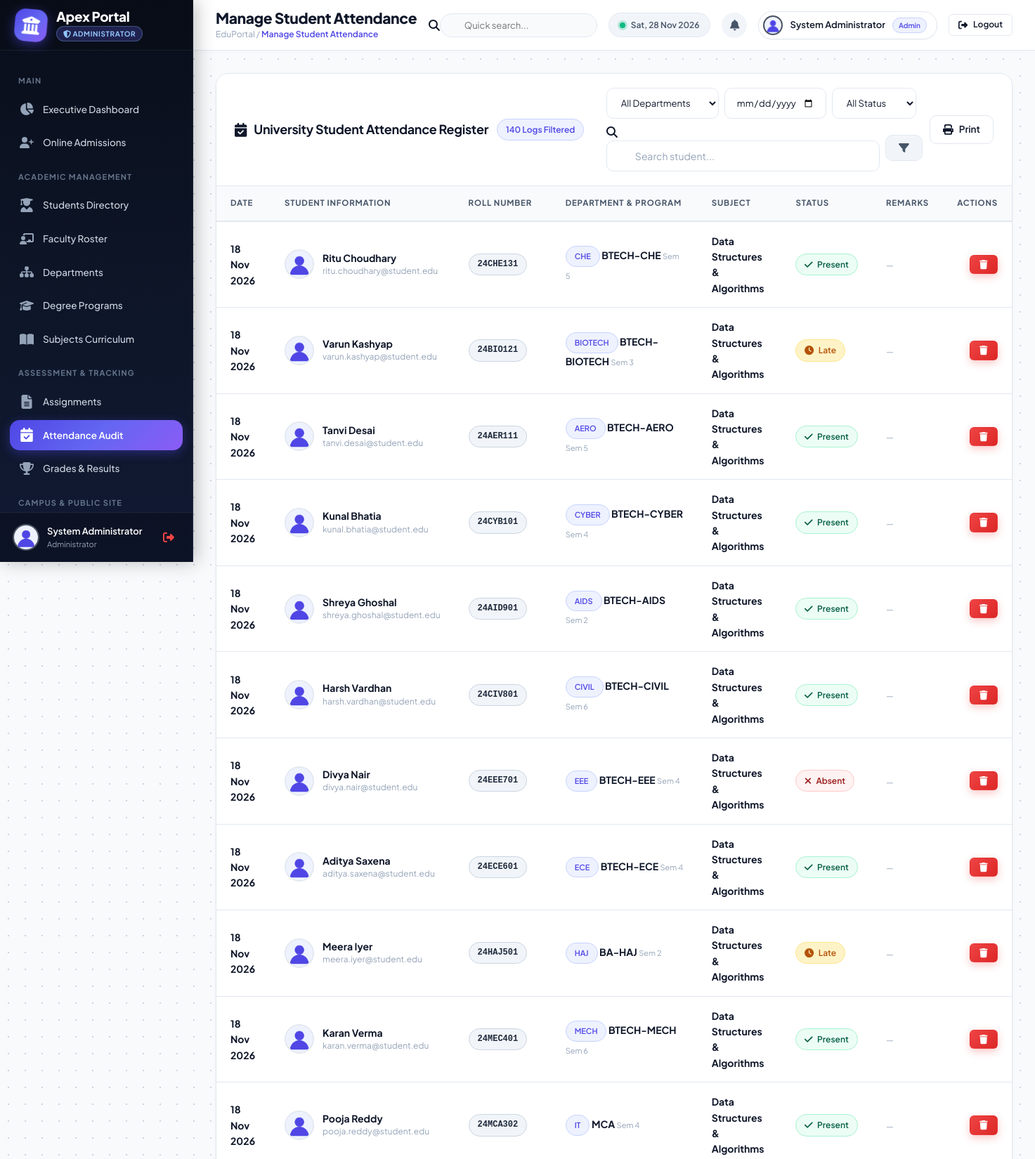
Screenshot of /admin/manage_attendance.php (signed in, upper part) with the database file from the repository.
### tables this page shows
CREATE TABLE `attendance` (
  `attendance_id` INT AUTO_INCREMENT PRIMARY KEY,
  `student_id` INT NOT NULL,
  `subject_id` INT DEFAULT 1,
  `course_id` INT NOT NULL,
  `attendance_date` DATE DEFAULT NULL,
  `date` DATE NOT NULL,
  `status` ENUM('Present','Absent','Late') NOT NULL DEFAULT 'Present',
  `marked_by` INT DEFAULT NULL,
  `created_at` TIMESTAMP DEFAULT CURRENT_TIMESTAMP,
  CONSTRAINT `fk_sp_att_student` FOREIGN KEY (`student_id`) REFERENCES `students` (`student_id`) ON DELETE CASCADE
);

CREATE TABLE `users` (
  `id` INT AUTO_INCREMENT PRIMARY KEY,
  `name` VARCHAR(120) NOT NULL,
  `email` VARCHAR(120) NOT NULL UNIQUE,
  `password` VARCHAR(255) NOT NULL,
  `role` ENUM('admin', 'faculty', 'student') NOT NULL DEFAULT 'student',
  `profile_picture` VARCHAR(255) DEFAULT 'default.png',
  `phone` VARCHAR(30) DEFAULT NULL,
  `created_at` TIMESTAMP DEFAULT CURRENT_TIMESTAMP
);

CREATE TABLE `students` (
  `student_id` INT AUTO_INCREMENT PRIMARY KEY,
  `user_id` INT NOT NULL UNIQUE,
  `roll_no` VARCHAR(50) NOT NULL UNIQUE,
  `department_id` INT DEFAULT NULL,
  `course_id` INT DEFAULT NULL,
  `course` VARCHAR(100) DEFAULT 'BCA',
  `semester` INT NOT NULL DEFAULT 1,
  `admission_year` INT NOT NULL DEFAULT 2024,
  `gender` ENUM('Male','Female','Other') DEFAULT 'Male',
  `dob` DATE DEFAULT NULL,
  `address` TEXT DEFAULT NULL,
  `status` ENUM('Active','Graduated','Suspended') DEFAULT 'Active',
  `profile_picture` VARCHAR(255) DEFAULT NULL,
  `created_at` TIMESTAMP DEFAULT CURRENT_TIMESTAMP,
  CONSTRAINT `fk_sp_stu_course` FOREIGN KEY (`course_id`) REFERENCES `courses` (`course_id`) ON DELETE SET NULL,
  CONSTRAINT `fk_sp_stu_user` FOREIGN KEY (`user_id`) REFERENCES `users` (`id`) ON DELETE CASCADE
);

CREATE TABLE `departments` (
  `department_id` INT AUTO_INCREMENT PRIMARY KEY,
  `name` VARCHAR(150) NOT NULL,
  `code` VARCHAR(20) NOT NULL UNIQUE,
  `description` TEXT DEFAULT NULL,
  `head_of_dept` VARCHAR(120) DEFAULT NULL,
  `icon` VARCHAR(50) DEFAULT 'fa-laptop-code',
  `created_at` TIMESTAMP DEFAULT CURRENT_TIMESTAMP
);

CREATE TABLE `subjects` (
  `subject_id` INT AUTO_INCREMENT PRIMARY KEY,
  `subject_name` VARCHAR(150) NOT NULL,
  `subject_code` VARCHAR(50) NOT NULL UNIQUE,
  `faculty_id` INT DEFAULT NULL,
  `course` VARCHAR(100) DEFAULT 'B.Tech CSE',
  `semester` INT DEFAULT 1,
  `created_at` TIMESTAMP DEFAULT CURRENT_TIMESTAMP
);

### config/db.php (called while the page is built, shortened)
<?php
$host = getenv('DB_HOST') ?: "127.0.0.1";
$user = getenv('DB_USER') ?: "root";
$password = getenv('DB_PASSWORD') !== false ? getenv('DB_PASSWORD') : "";
$database = getenv('DB_NAME') ?: "student_portal";
$port = getenv('DB_PORT') ? (int)getenv('DB_PORT') : 3306;
try {
    $con = @mysqli_connect($host, $user, $password, $database, $port);
} catch (Throwable $e) {
    $con = false;
}
mysqli_set_charset($con, "utf8mb4");
if ($con) {
    static $schema_checked = false;
    if (!$schema_checked) {
if (!function_exists('safe_num_rows')) {
    function safe_num_rows($result) {
        if ($result && is_object($result)) {
            return mysqli_num_rows($result);
        }
        return 0;
    }
}
    }
}
if (!function_exists('get_subject_col')) {
    function get_subject_col($con) {
        static $resolved_col = null;
        $res = @mysqli_query($con, "SHOW COLUMNS FROM `subjects` LIKE 'suject_name'");
        if ($res && safe_num_rows($res) > 0) {
            $resolved_col = 'suject_name';
        } else {
            $resolved_col = 'subject_name';
        }
        return $resolved_col;
    }
}
if (!function_exists('safe_fetch_assoc')) {
    function safe_fetch_assoc($result) {
        if ($result && is_object($result) && mysqli_num_rows($result) > 0) {
            return mysqli_fetch_assoc($result);
        }
        return [];
    }
}
?>

### admin/manage_attendance.php (the view, shortened to what this page needs)
<?php
include("../config/db.php");
$subj_col = get_subject_col($con);
$where_clauses = ["1=1"];
$date_filter = isset($_GET['date']) && !empty($_GET['date']) ? escape($con, $_GET['date']) : '';
$search = isset($_GET['search']) ? escape($con, trim($_GET['search'])) : '';
$where_sql = implode(" AND ", $where_clauses);
$query = mysqli_query($con, "
    SELECT attendance.*, users.name AS student_name, users.email AS student_email,
           students.roll_no, students.course, students.semester, students.profile_picture,
           subjects.`$subj_col` AS subject_name, subjects.subject_code,
           d.name AS department_name, d.code AS department_code
    FROM attendance
    LEFT JOIN students ON attendance.student_id = students.student_id
    LEFT JOIN users ON students.user_id = users.id
    LEFT JOIN subjects ON attendance.subject_id = subjects.subject_id
    LEFT JOIN departments d ON students.department_id = d.department_id
    WHERE $where_sql
    ORDER BY attendance.attendance_date DESC, attendance.attendance_id DESC
");
include("../includes/header.php");
include("../includes/sidebar_admin.php");
include("../includes/navbar.php");
?>
<div class="card">
    <div class="card-header" style="flex-wrap:wrap; gap:12px;">
        <div style="display:flex; align-items:center; gap:12px; flex-wrap:wrap;">
            <h3><i class="fa-solid fa-calendar-check text-primary"></i> University Student Attendance Register</h3>
            <span class="badge badge-primary"><?php echo safe_num_rows($query); ?> Logs Filtered</span>
        </div>
        <div style="display:flex; align-items:center; gap:10px; flex-wrap:wrap;">
            <form method="GET" class="search-toolbar" style="display:flex; gap:8px; flex-wrap:wrap;">
                <select name="dept" class="form-control" style="width:160px; font-size:13px;" onchange="this.form.submit()">
                    <option value="">All Departments</option>
                </select>
                <input type="date" name="date" class="form-control" style="width:145px; font-size:13px;" value="<?php echo htmlspecialchars($date_filter); ?>" onchange="this.form.submit()">
                <select name="status" class="form-control" style="width:120px; font-size:13px;" onchange="this.form.submit()">
                    <option value="">All Status</option>
                </select>
                <div class="search-input-group" style="min-width:180px;">
                    <i class="fa-solid fa-magnifying-glass"></i>
                    <input type="text" name="search" class="form-control" placeholder="Search student..." value="<?php echo htmlspecialchars($search); ?>">
                </div>
                <button type="submit" class="btn btn-secondary"><i class="fa-solid fa-filter"></i></button>
            </form>
            <button type="button" class="btn btn-outline" onclick="window.print()">
                <i class="fa-solid fa-print"></i> Print
            </button>
        </div>
    </div>
    <div class="card-body" style="padding:0;">
        <div class="table-responsive">
            <table class="custom-table">
                <thead>
                    <tr>
                        <th>Date</th>
                        <th>Student Information</th>
                        <th>Roll Number</th>
                        <th>Department & Program</th>
                        <th>Subject</th>
                        <th>Status</th>
                        <th>Remarks</th>
                        <th style="text-align:right;">Actions</th>
                    </tr>
                </thead>
                <tbody>
                    <?php if ($query && safe_num_rows($query) > 0): ?>
                        <?php while ($row = safe_fetch_assoc($query)):
                            $pic = !empty($row['profile_picture']) && file_exists("../uploads/profile_pictures/" . $row['profile_picture'])
                                ? "../uploads/profile_pictures/" . $row['profile_picture']
                                : "../assets/images/default-user.png";
                            $status_val = $row['status'];
                        ?>
                            <tr>
                                <td>
                                    <strong><?php echo date('d M Y', strtotime($row['attendance_date'] ?: $row['date'])); ?></strong>
                                </td>
                                <td>
                                    <div class="table-user-cell">
                                        <img src="<?php echo $pic; ?>" alt="Avatar" class="table-avatar">
                                        <div>
                                            <div class="user-name"><?php echo htmlspecialchars($row['student_name']); ?></div>
                                            <div class="user-subtext"><?php echo htmlspecialchars($row['student_email'] ?? ''); ?></div>
                                        </div>
                                    </div>
                                </td>
                                <td>
                                    <span class="badge badge-dark" style="font-family:monospace; font-weight:700;">
                                        <?php echo htmlspecialchars($row['roll_no']); ?>
                                    </span>
                                </td>
                                <td>
                                    <span class="badge badge-primary" style="font-size:11px;"><?php echo htmlspecialchars($row['department_code'] ?? 'CSE'); ?></span>
                                    <strong><?php echo htmlspecialchars($row['course']); ?></strong>
                                    <span style="font-size:11px; color:var(--text-muted);">Sem <?php echo $row['semester']; ?></span>
                                </td>
                                <td>
                                    <strong><?php echo htmlspecialchars($row['subject_name']); ?></strong>
                                </td>
                                <td>
                                    <?php if ($status_val === 'Present'): ?>
                                        <span class="badge badge-success"><i class="fa-solid fa-check"></i> Present</span>
                                    <?php elseif ($status_val === 'Absent'): ?>
                                        <span class="badge badge-danger"><i class="fa-solid fa-xmark"></i> Absent</span>
                                    <?php elseif ($status_val === 'Late'): ?>
                                        <span class="badge badge-warning" style="background:#fef3c7; color:#b45309;"><i class="fa-solid fa-clock"></i> Late</span>
                                    <?php else: ?>
                                        <span class="badge badge-info"><i class="fa-solid fa-shield"></i> <?php echo htmlspecialchars($status_val); ?></span>
                                    <?php endif; ?>
                                </td>
                                <td>
                                    <span style="font-size:12px; color:var(--text-muted);">
                                        <?php echo !empty($row['remarks']) ? htmlspecialchars($row['remarks']) : '—'; ?>
                                    </span>
                                </td>
                                <td style="text-align:right;">
                                    <a href="manage_attendance.php?delete=<?php echo $row['attendance_id']; ?>" class="btn btn-danger btn-sm" onclick="return confirm('Delete this attendance entry?')" title="Delete Log">
                                        <i class="fa-solid fa-trash"></i>
                                    </a>
                                </td>
                            </tr>
                        <?php endwhile; ?>
                    <?php endif; ?>
                </tbody>
            </table>
        </div>
    </div>
</div>
<?php include("../includes/footer.php"); ?>

### rows the page displays
attendance: attendance_date "18 Nov 2026", users.name "Ritu Choudhary", users.email "ritu.choudhary@student.edu", student.roll_no "24CHE131", departments.code "CHE", student.course "BTECH-CHE", student.semester "5", subject.subject_name "Data Structures & Algorithms", status "Present" (drawn)
attendance: attendance_date "18 Nov 2026", users.name "Varun Kashyap", users.email "varun.kashyap@student.edu", student.roll_no "24BIO121", departments.code "BIOTECH", student.course "BTECH-BIOTECH", student.semester "3", subject.subject_name "Data Structures & Algorithms", status "Late" (drawn)
attendance: attendance_date "18 Nov 2026", users.name "Tanvi Desai", users.email "tanvi.desai@student.edu", student.roll_no "24AER111", departments.code "AERO", student.course "BTECH-AERO", student.semester "5", subject.subject_name "Data Structures & Algorithms", status "Present" (drawn)
attendance: attendance_date "18 Nov 2026", users.name "Kunal Bhatia", users.email "kunal.bhatia@student.edu", student.roll_no "24CYB101", departments.code "CYBER", student.course "BTECH-CYBER", student.semester "4", subject.subject_name "Data Structures & Algorithms", status "Present" (drawn)
attendance: attendance_date "18 Nov 2026", users.name "Shreya Ghoshal", users.email "shreya.ghoshal@student.edu", student.roll_no "24AID901", departments.code "AIDS", student.course "BTECH-AIDS", student.semester "2", subject.subject_name "Data Structures & Algorithms", status "Present" (drawn)
attendance: attendance_date "18 Nov 2026", users.name "Harsh Vardhan", users.email "harsh.vardhan@student.edu", student.roll_no "24CIV801", departments.code "CIVIL", student.course "BTECH-CIVIL", student.semester "6", subject.subject_name "Data Structures & Algorithms", status "Present" (drawn)
attendance: attendance_date "18 Nov 2026", users.name "Divya Nair", users.email "divya.nair@student.edu", student.roll_no "24EEE701", departments.code "EEE", student.course "BTECH-EEE", student.semester "4", subject.subject_name "Data Structures & Algorithms", status "Absent" (drawn)
attendance: attendance_date "18 Nov 2026", users.name "Aditya Saxena", users.email "aditya.saxena@student.edu", student.roll_no "24ECE601", departments.code "ECE", student.course "BTECH-ECE", student.semester "4", subject.subject_name "Data Structures & Algorithms", status "Present" (drawn)
attendance: attendance_date "18 Nov 2026", users.name "Meera Iyer", users.email "meera.iyer@student.edu", student.roll_no "24HAJ501", departments.code "HAJ", student.course "BA-HAJ", student.semester "2", subject.subject_name "Data Structures & Algorithms", status "Late" (drawn)
attendance: attendance_date "18 Nov 2026", users.name "Karan Verma", users.email "karan.verma@student.edu", student.roll_no "24MEC401", departments.code "MECH", student.course "BTECH-MECH", student.semester "6", subject.subject_name "Data Structures & Algorithms", status "Present" (drawn)
attendance: attendance_date "18 Nov 2026", users.name "Pooja Reddy", users.email "pooja.reddy@student.edu", student.roll_no "24MCA302", departments.code "IT", student.course "MCA", student.semester "4", subject.subject_name "Data Structures & Algorithms", status "Present" (drawn)

### other values shown
$admin_name "System Administrator"
$header_title "Manage Student Attendance"
$user_name "System Administrator"
$user_role_label "Admin"
safe_num_rows($query) "140"
